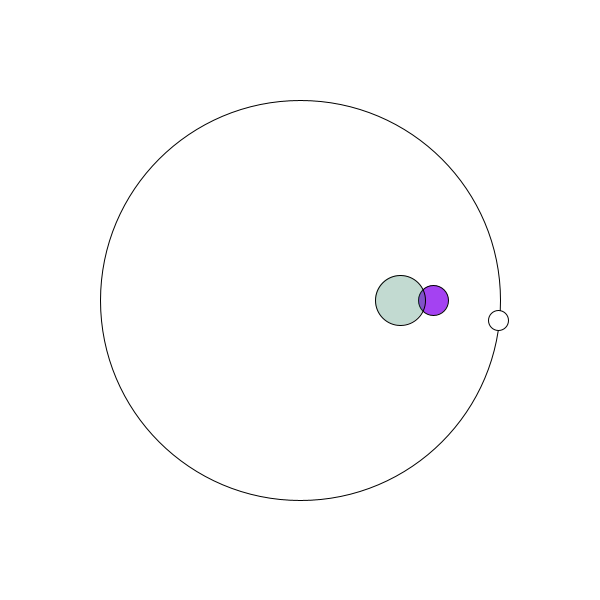
Frame 1 (no input)
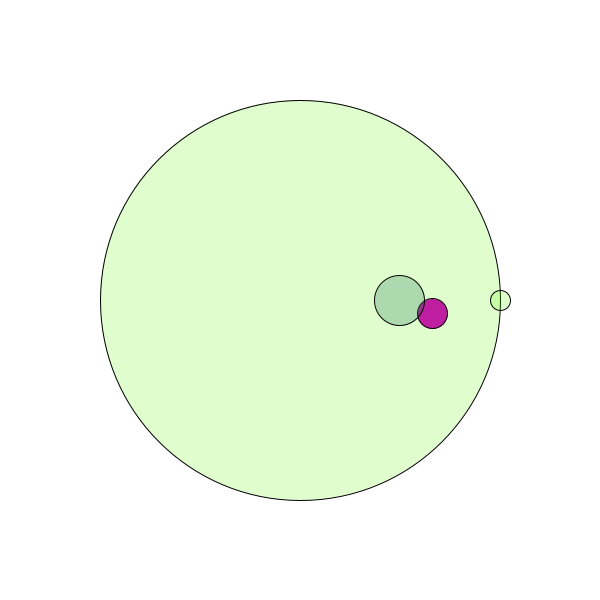
Frame 60 (the mouse pressed at the canvas centre just before this capture)
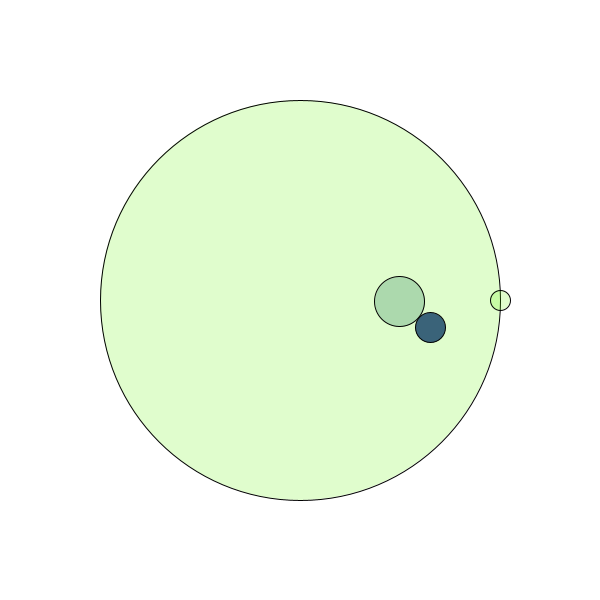
Frame 120 (the mouse held since frame 60 and released just before this capture)

The Processing sketch that drew these frames (run headless with seeded random() and noise(); from frame 60 on, the mouse is pressed at the canvas centre):

// Processing sketch: processing_162677
// ── processing_162677.pde

float radius = 200;
float curdeg = 0;


void setup()
{
  size(600,600);
  frameRate(60);
}

void draw()
{
  background(255);
  translate(width/2,height/2);
  
  ellipse(0,0,400,400);
  
 
  curdeg += 6;
  float rad = radians(curdeg);
  float x = radius * cos(rad);
  float y = radius * sin(rad);
  ellipse(x,y,20,20);
  fill(random(255),random(255),random(255));
  
  
  float rad2 = radians(curdeg) / 60;
  float x2 = radius * cos(rad2) /1.5;
  float y2 = radius * sin(rad2) /1.5;
  ellipse(x2,y2,30,30);
  fill(32,122,88,70);
  
  float rad3 = radians(curdeg) / 720;
  float x3 = radius * cos(rad3) /2;
  float y3 = radius * sin(rad3) /2;
  ellipse(x3,y3,50,50);
  fill(99,243,1,50);
    
  
  
}
